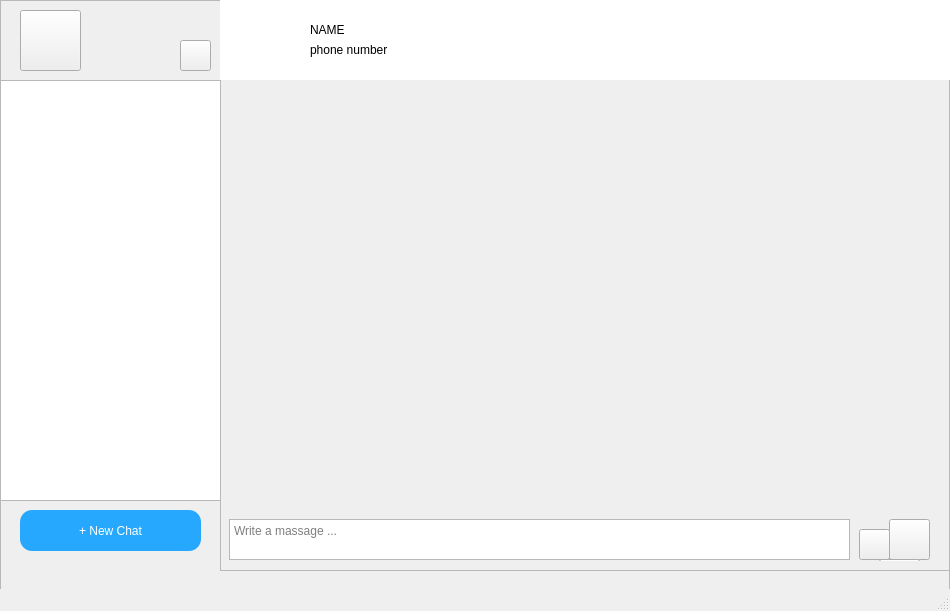
<?xml version="1.0" encoding="UTF-8"?>
<ui version="4.0">
 <class>chatpage</class>
 <widget class="QMainWindow" name="chatpage">
  <property name="geometry">
   <rect>
    <x>0</x>
    <y>0</y>
    <width>950</width>
    <height>611</height>
   </rect>
  </property>
  <property name="windowTitle">
   <string>MainWindow</string>
  </property>
  <widget class="QWidget" name="centralwidget">
   <widget class="QFrame" name="frame">
    <property name="geometry">
     <rect>
      <x>0</x>
      <y>0</y>
      <width>950</width>
      <height>611</height>
     </rect>
    </property>
    <property name="styleSheet">
     <string notr="true">border-color: rgb(181, 181, 181);</string>
    </property>
    <property name="frameShape">
     <enum>QFrame::StyledPanel</enum>
    </property>
    <property name="frameShadow">
     <enum>QFrame::Raised</enum>
    </property>
    <widget class="QPushButton" name="addcontact">
     <property name="geometry">
      <rect>
       <x>180</x>
       <y>40</y>
       <width>31</width>
       <height>31</height>
      </rect>
     </property>
     <property name="styleSheet">
      <string notr="true">border-image: url(:/new/prefix1/graphics/add-user .png);</string>
     </property>
     <property name="text">
      <string/>
     </property>
    </widget>
    <widget class="QPushButton" name="newchat">
     <property name="geometry">
      <rect>
       <x>20</x>
       <y>510</y>
       <width>181</width>
       <height>41</height>
      </rect>
     </property>
     <property name="styleSheet">
      <string notr="true">QPushButton 
{
border-radius: 12px;
background: #26a8ff;
font: 800 15pt &quot;Helvetica Now Display&quot;;
color: white;
}
QPushButton:hover
{
background: #61ffed;
}
QPushButton:pressed 
{
background: white;
border: 2px solid #61ffed; 
color: #61ffed;
}
</string>
     </property>
     <property name="text">
      <string>+ New Chat</string>
     </property>
    </widget>
    <widget class="QPushButton" name="pushButton_6">
     <property name="geometry">
      <rect>
       <x>20</x>
       <y>10</y>
       <width>61</width>
       <height>61</height>
      </rect>
     </property>
     <property name="styleSheet">
      <string notr="true">border-image: url(:/new/prefix1/graphics/friend.png);</string>
     </property>
     <property name="text">
      <string/>
     </property>
    </widget>
    <widget class="QListWidget" name="contactlist">
     <property name="geometry">
      <rect>
       <x>0</x>
       <y>80</y>
       <width>221</width>
       <height>421</height>
      </rect>
     </property>
     <property name="lineWidth">
      <number>0</number>
     </property>
     <property name="midLineWidth">
      <number>0</number>
     </property>
     <property name="sizeAdjustPolicy">
      <enum>QAbstractScrollArea::AdjustIgnored</enum>
     </property>
     <property name="autoScrollMargin">
      <number>16</number>
     </property>
    </widget>
   </widget>
   <widget class="QFrame" name="frame_2">
    <property name="geometry">
     <rect>
      <x>220</x>
      <y>0</y>
      <width>731</width>
      <height>571</height>
     </rect>
    </property>
    <property name="frameShape">
     <enum>QFrame::StyledPanel</enum>
    </property>
    <property name="frameShadow">
     <enum>QFrame::Raised</enum>
    </property>
    <widget class="QWidget" name="widget" native="true">
     <property name="geometry">
      <rect>
       <x>0</x>
       <y>0</y>
       <width>731</width>
       <height>80</height>
      </rect>
     </property>
     <property name="styleSheet">
      <string notr="true">background-color: rgb(255, 255, 255);</string>
     </property>
     <widget class="QLabel" name="active_chat_profile">
      <property name="geometry">
       <rect>
        <x>30</x>
        <y>20</y>
        <width>41</width>
        <height>41</height>
       </rect>
      </property>
      <property name="styleSheet">
       <string notr="true">border-image: url(:/new/prefix1/graphics/friend.png);</string>
      </property>
      <property name="text">
       <string/>
      </property>
      <property name="pixmap">
       <pixmap>:/image/grafic/friend.png</pixmap>
      </property>
      <property name="scaledContents">
       <bool>true</bool>
      </property>
      <property name="wordWrap">
       <bool>false</bool>
      </property>
     </widget>
     <widget class="QLabel" name="activechatname">
      <property name="geometry">
       <rect>
        <x>90</x>
        <y>20</y>
        <width>63</width>
        <height>20</height>
       </rect>
      </property>
      <property name="styleSheet">
       <string notr="true">font: 600 12pt &quot;Segoe UI Semibold&quot;;</string>
      </property>
      <property name="text">
       <string>NAME</string>
      </property>
     </widget>
     <widget class="QLabel" name="activephonenumber">
      <property name="geometry">
       <rect>
        <x>90</x>
        <y>40</y>
        <width>111</width>
        <height>20</height>
       </rect>
      </property>
      <property name="text">
       <string>phone number</string>
      </property>
     </widget>
    </widget>
    <widget class="QWidget" name="widget_2" native="true">
     <property name="geometry">
      <rect>
       <x>0</x>
       <y>500</y>
       <width>731</width>
       <height>61</height>
      </rect>
     </property>
     <widget class="QWidget" name="widget_3" native="true">
      <property name="geometry">
       <rect>
        <x>-1</x>
        <y>-1</y>
        <width>731</width>
        <height>71</height>
       </rect>
      </property>
      <widget class="QTextEdit" name="textEdit">
       <property name="geometry">
        <rect>
         <x>10</x>
         <y>20</y>
         <width>621</width>
         <height>41</height>
        </rect>
       </property>
       <property name="styleSheet">
        <string notr="true"/>
       </property>
       <property name="placeholderText">
        <string>Write a massage ...</string>
       </property>
      </widget>
      <widget class="QPushButton" name="send">
       <property name="geometry">
        <rect>
         <x>670</x>
         <y>20</y>
         <width>41</width>
         <height>41</height>
        </rect>
       </property>
       <property name="styleSheet">
        <string notr="true">border-image: url(:/new/prefix1/graphics/send.png);</string>
       </property>
       <property name="text">
        <string/>
       </property>
      </widget>
      <widget class="QPushButton" name="pushButton_3">
       <property name="geometry">
        <rect>
         <x>660</x>
         <y>60</y>
         <width>41</width>
         <height>41</height>
        </rect>
       </property>
       <property name="styleSheet">
        <string notr="true">image: url(:/image/grafic/send.png);</string>
       </property>
       <property name="text">
        <string/>
       </property>
      </widget>
      <widget class="QPushButton" name="attach">
       <property name="geometry">
        <rect>
         <x>640</x>
         <y>30</y>
         <width>31</width>
         <height>31</height>
        </rect>
       </property>
       <property name="sizePolicy">
        <sizepolicy hsizetype="Minimum" vsizetype="MinimumExpanding">
         <horstretch>0</horstretch>
         <verstretch>0</verstretch>
        </sizepolicy>
       </property>
       <property name="styleSheet">
        <string notr="true">border-image: url(:/new/prefix1/graphics/attach.png);</string>
       </property>
       <property name="text">
        <string/>
       </property>
      </widget>
     </widget>
    </widget>
   </widget>
  </widget>
  <widget class="QMenuBar" name="menubar">
   <property name="geometry">
    <rect>
     <x>0</x>
     <y>0</y>
     <width>950</width>
     <height>26</height>
    </rect>
   </property>
  </widget>
  <widget class="QStatusBar" name="statusbar"/>
 </widget>
 <resources/>
 <connections/>
</ui>
